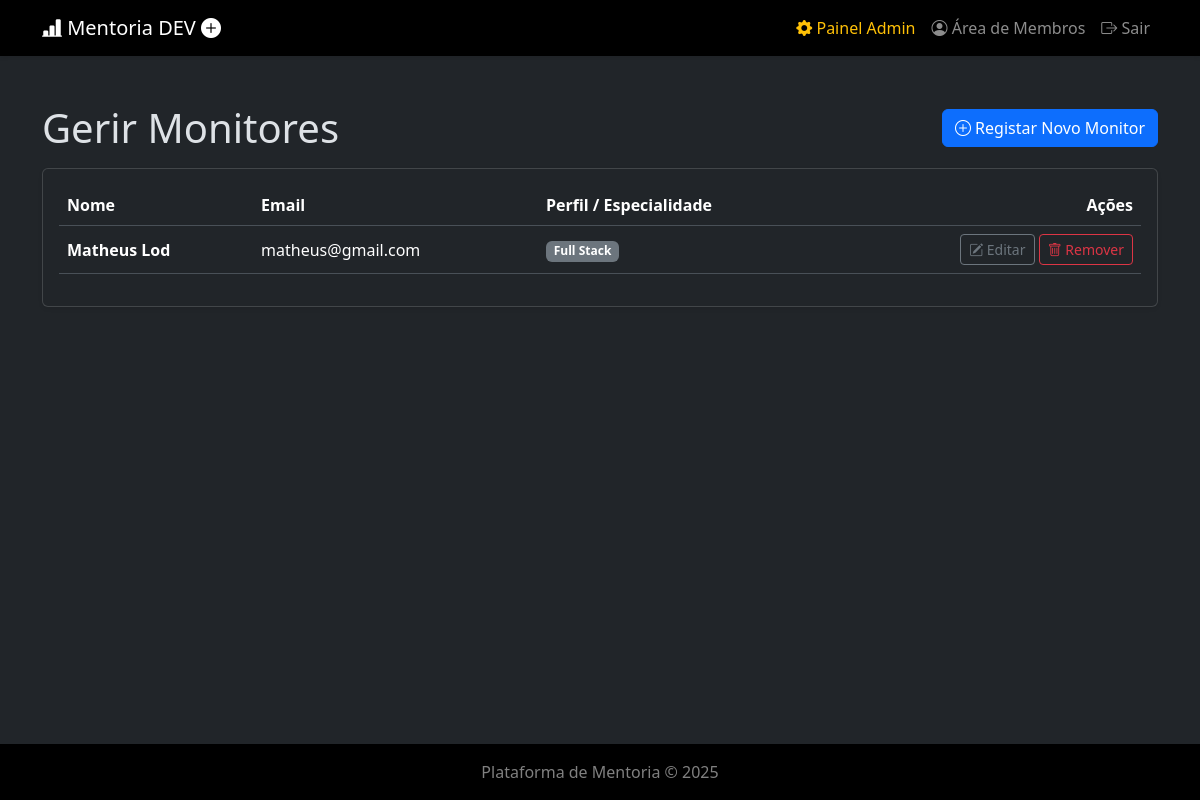
The page /admin/monitores (signed in) on the database its author committed.
### api/index.py (models this page shows)
class Monitores(db.Model):
    __tablename__ = 'monitores'
    id = db.Column(db.Integer, primary_key=True)
    nome = db.Column(db.String(100), nullable=False)
    email = db.Column(db.String(100), unique=True, nullable=False)
    whatsapp = db.Column(db.String(20))
    resumo = db.Column(db.Text)
    perfil = db.Column(db.String(100))
    turmas = db.relationship('Turmas', secondary=turma_monitores, lazy='subquery',
        back_populates='monitores')
    encontros_liderados = db.relationship('Encontros', backref='monitor', lazy=True)

### api/index.py (the view)
@app.route('/admin/monitores')
@admin_required
def admin_lista_monitores():
    monitores = Monitores.query.order_by(Monitores.nome).all()
    return render_template('admin/lista_monitores.html', monitores=monitores)

### api/index.py (called while the page is built)
@login_manager.user_loader
def load_user(user_id):
    return Registros.query.get(int(user_id))

def admin_required(f):
    @wraps(f)
    def decorated_function(*args, **kwargs):
        if not current_user.is_authenticated or not current_user.is_admin:
            flash("Acesso não autorizado. Esta área é restrita para administradores.", "danger")
            return redirect(url_for('login'))
        return f(*args, **kwargs)
    return decorated_function

### templates/admin/lista_monitores.html (shortened to what this page needs)
{% extends "layout.html" %}
{% block content %}
<div class="d-flex justify-content-between align-items-center mb-3">
    <h1 class="mb-0">Gerir Monitores</h1>
    <a href="{{ url_for('admin_novo_monitor') }}" class="btn btn-primary">
        <i class="bi bi-plus-circle"></i> Registar Novo Monitor
    </a>
</div>
<div class="card shadow-sm">
    <div class="card-body">
        <div class="table-responsive">
            <table class="table table-hover align-middle">
                <thead>
                    <tr>
                        <th>Nome</th>
                        <th>Email</th>
                        <th>Perfil / Especialidade</th>
                        <th class="text-end">Ações</th>
                    </tr>
                </thead>
                <tbody>
                    {% for monitor in monitores %}
                    <tr>
                        <td><strong>{{ monitor.nome }}</strong></td>
                        <td>{{ monitor.email }}</td>
                        <td><span class="badge bg-secondary">{{ monitor.perfil }}</span></td>
                        <td class="text-end">
                            <a href="{{ url_for('admin_editar_monitor', id=monitor.id) }}" class="btn btn-sm btn-outline-secondary">
                                <i class="bi bi-pencil-square"></i> Editar
                            </a>
                            <form action="{{ url_for('admin_deletar_monitor', id=monitor.id) }}" method="POST" class="d-inline" onsubmit="return confirm('Tem a certeza que deseja remover este monitor?');">
                                <button type="submit" class="btn btn-sm btn-outline-danger">
                                    <i class="bi bi-trash"></i> Remover
                                </button>
                            </form>
                        </td>
                    </tr>
                    {% else %}
                    <tr>
                        <td colspan="4" class="text-center p-4">Nenhum monitor registado ainda.</td>
                    </tr>
                    {% endfor %}
                </tbody>
            </table>
        </div>
    </div>
</div>
{% endblock %}

### rows shown on the page
Monitores: nome "Matheus Lod", email "matheus@gmail.com", perfil "Full Stack"
